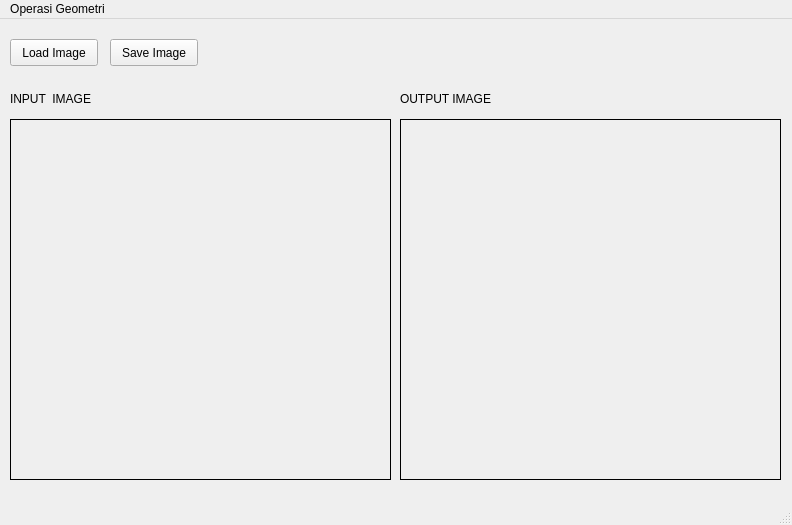
<?xml version="1.0" encoding="UTF-8"?>
<ui version="4.0">
 <class>MainWindow</class>
 <widget class="QMainWindow" name="MainWindow">
  <property name="geometry">
   <rect>
    <x>0</x>
    <y>0</y>
    <width>792</width>
    <height>525</height>
   </rect>
  </property>
  <property name="windowTitle">
   <string>MainWindow</string>
  </property>
  <widget class="QWidget" name="centralwidget">
   <widget class="QLabel" name="imglabel">
    <property name="geometry">
     <rect>
      <x>10</x>
      <y>100</y>
      <width>381</width>
      <height>361</height>
     </rect>
    </property>
    <property name="frameShape">
     <enum>QFrame::Box</enum>
    </property>
    <property name="text">
     <string/>
    </property>
   </widget>
   <widget class="QPushButton" name="loadbutton">
    <property name="geometry">
     <rect>
      <x>10</x>
      <y>20</y>
      <width>88</width>
      <height>27</height>
     </rect>
    </property>
    <property name="text">
     <string>Load Image</string>
    </property>
   </widget>
   <widget class="QPushButton" name="saveButton">
    <property name="geometry">
     <rect>
      <x>110</x>
      <y>20</y>
      <width>88</width>
      <height>27</height>
     </rect>
    </property>
    <property name="text">
     <string>Save Image</string>
    </property>
   </widget>
   <widget class="QLabel" name="imglabel_2">
    <property name="geometry">
     <rect>
      <x>400</x>
      <y>100</y>
      <width>381</width>
      <height>361</height>
     </rect>
    </property>
    <property name="frameShape">
     <enum>QFrame::Box</enum>
    </property>
    <property name="text">
     <string/>
    </property>
   </widget>
   <widget class="QLabel" name="label_2">
    <property name="geometry">
     <rect>
      <x>400</x>
      <y>70</y>
      <width>111</width>
      <height>19</height>
     </rect>
    </property>
    <property name="text">
     <string>OUTPUT IMAGE</string>
    </property>
   </widget>
   <widget class="QLabel" name="label">
    <property name="geometry">
     <rect>
      <x>10</x>
      <y>70</y>
      <width>101</width>
      <height>19</height>
     </rect>
    </property>
    <property name="text">
     <string>INPUT  IMAGE</string>
    </property>
   </widget>
  </widget>
  <widget class="QMenuBar" name="menubar">
   <property name="geometry">
    <rect>
     <x>0</x>
     <y>0</y>
     <width>792</width>
     <height>24</height>
    </rect>
   </property>
   <widget class="QMenu" name="menuOperasiGeometri">
    <property name="title">
     <string>Operasi Geometri</string>
    </property>
    <widget class="QMenu" name="menuResize">
     <property name="title">
      <string>Resize</string>
     </property>
     <widget class="QMenu" name="menuZoomIn">
      <property name="title">
       <string>Zoom In</string>
      </property>
      <addaction name="actionZoomIn2x"/>
      <addaction name="actionZoomIn3x"/>
      <addaction name="actionZoomIn4x"/>
     </widget>
     <widget class="QMenu" name="menuZoomOut">
      <property name="title">
       <string>Zoom Out</string>
      </property>
      <addaction name="actionZoomOutHalf"/>
      <addaction name="actionZoomOutQuarter"/>
      <addaction name="actionZoomOutThreeQuarter"/>
     </widget>
     <addaction name="menuZoomIn"/>
     <addaction name="menuZoomOut"/>
     <addaction name="actionSkewedImage"/>
    </widget>
    <addaction name="menuResize"/>
   </widget>
   <addaction name="menuOperasiGeometri"/>
  </widget>
  <widget class="QStatusBar" name="statusbar"/>
  <action name="actionZoomIn2x">
   <property name="text">
    <string>2x</string>
   </property>
  </action>
  <action name="actionZoomIn3x">
   <property name="text">
    <string>3x</string>
   </property>
  </action>
  <action name="actionZoomIn4x">
   <property name="text">
    <string>4x</string>
   </property>
  </action>
  <action name="actionZoomOutHalf">
   <property name="text">
    <string>1/2</string>
   </property>
  </action>
  <action name="actionZoomOutQuarter">
   <property name="text">
    <string>1/4</string>
   </property>
  </action>
  <action name="actionZoomOutThreeQuarter">
   <property name="text">
    <string>3/4</string>
   </property>
  </action>
  <action name="actionSkewedImage">
   <property name="text">
    <string>Skewed Image</string>
   </property>
  </action>
 </widget>
 <resources/>
 <connections/>
</ui>
